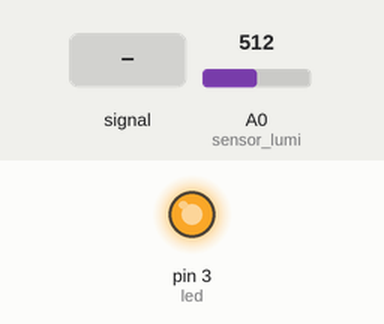
This sketch was run on a simulated Arduino Uno, built with avr-gcc and run on an emulated ATmega328P. Shown: output pins drawn as LEDs (lit = HIGH). The test bench sets the inputs (shaded band); at power-on: A0 (sensor_lumi) = 512.

Above: at 1.2 s.
1.3 s: A0 (sensor_lumi) set to 490
At 2.1 s:
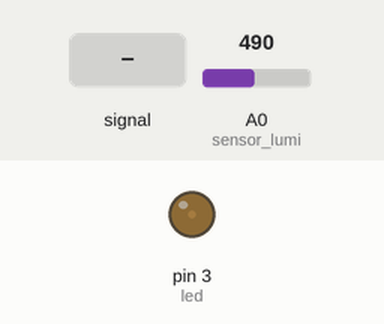
2.8 s: A0 (sensor_lumi) fed a 2 Hz sine of ±306 counts around its level
At 3.15 s:
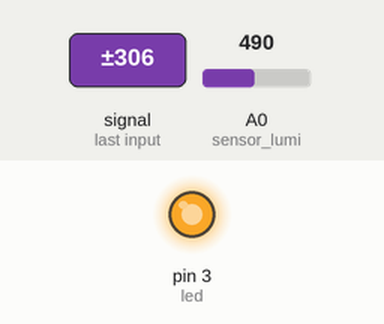
5.8 s: A0 (sensor_lumi) fed a 200 Hz sine of ±81 counts around its level
At 6.5 s:
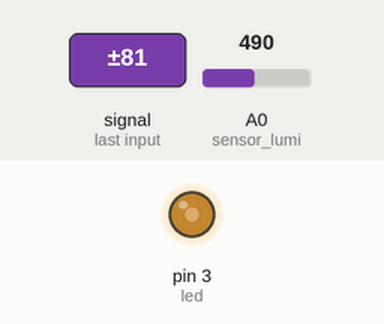
Timing chart, 0 to 8.8 s (numbered marks = the images above; inputs shaded):
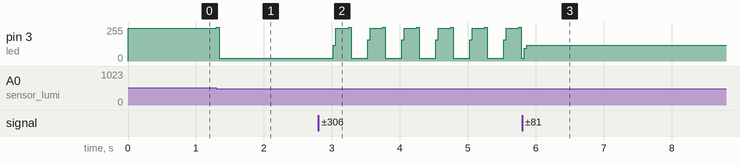

Measured:
- after the input at 1.3 s, pin 3 (led): 244/255 → 20/255 at once
- after the input at 2.8 s, pin 3 (led): ramps from 20/255 to 255/255 and jumps back, once every 0.50 s

The sketch:

sensor_de_luminosidade1.ino
```cpp
// C++ code
//
int led =3;
int sensor_lumi = A0;
// variável para capturar a luminosidade
int luz = 0;

void setup()
{
 //led é de saída
 pinMode(led,OUTPUT);
  // sensor é de entrada
 pinMode(sensor_lumi,INPUT);
}

void loop()
{
 // Capturar o que o sensor leu no ambiente
 //analogRead é usado para leitura analógica
 luz = analogRead(sensor_lumi);
 /* as portas analogicas capturam dados que variam
 de 0 até 1023 */

  if(luz<500){
    //gitalWrite(led,HIGH);
    analogWrite(led,1023);
  }
  if(luz>500 & luz<900){
    analogWrite(led,500);
  }
  else{
    //digitalWrite(led,LOW);
    analogWrite(led,0);
  }
}
```
